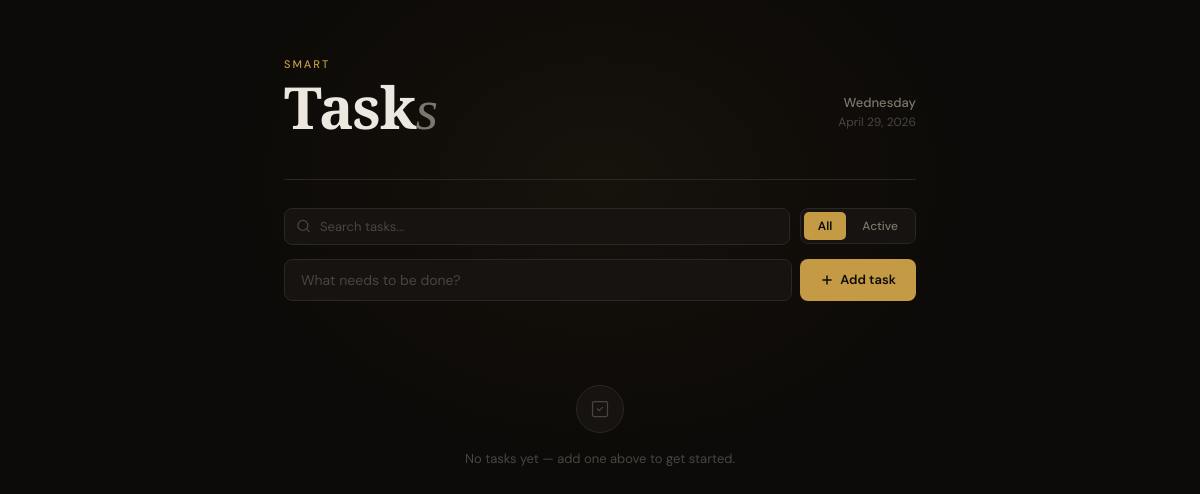
Before: / with the older database file.
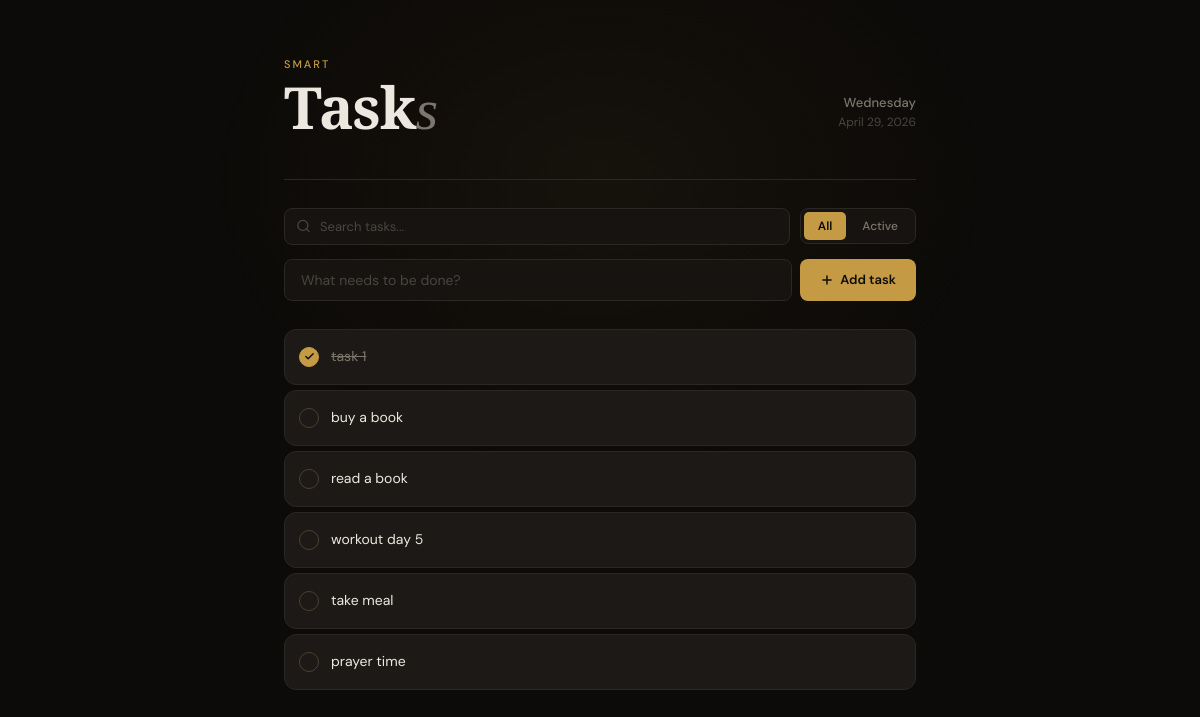
After: the same page with the newer database file.
### tasks/models.py (models this page shows, shortened)
class Task(models.Model):
    title = models.CharField(max_length=200)
    completed = models.BooleanField(default=False)

### tasks/views.py (the view)
# urls.py: path('', views.task_list, name='task_list'),
def task_list(request):
    tasks = Task.objects.all()
    return render(request, 'tasks/task_list.html', {'tasks': tasks})

### tasks/templates/tasks/task_list.html (shortened to what this page needs)
<!DOCTYPE html>
<html lang="en">
<head>
</head>
<body hx-headers='{"X-CSRFToken": "{{ csrf_token }}"}'>
<div class="container">
    <header class="header">
        <div>
            <p class="header-eyebrow">Smart</p>
            <h1 class="header-title">Task<em>s</em></h1>
        </div>
        <div class="header-meta">
            <div class="header-weekday" id="js-weekday"></div>
            <div class="header-date" id="js-date"></div>
        </div>
    </header>
    <div class="divider"></div>
    <div class="controls">
        <div class="search-wrap">
            <input
                type="text"
                class="search-input"
                name="q"
                placeholder="Search tasks..."
                hx-get="{% url 'search_tasks' %}"
                hx-target="#task-list"
                hx-trigger="keyup changed delay:500ms"
                autocomplete="off"
            >
        </div>
        <div class="filter-tabs">
            <button class="tab active"
                hx-get="{% url 'filter_tasks' %}?status=all"
                hx-target="#task-list"
                onclick="document.querySelectorAll('.tab').forEach(t=>t.classList.remove('active'));this.classList.add('active')">All</button>
            <button class="tab"
                hx-get="{% url 'filter_tasks' %}?status=active"
                hx-target="#task-list"
                onclick="document.querySelectorAll('.tab').forEach(t=>t.classList.remove('active'));this.classList.add('active')">Active</button>
        </div>
    </div>
    <form class="add-form"
          hx-post="{% url 'add_task' %}"
          hx-target="#task-list"
          hx-swap="beforeend"
          hx-on="htmx:afterRequest: this.reset()"
          hx-indicator="#loading">
        <input type="text" class="add-input" name="title" placeholder="What needs to be done?" required autocomplete="off">
        <button type="submit" class="add-btn">
            <svg xmlns="http://www.w3.org/2000/svg" viewBox="0 0 24 24" fill="none" stroke="currentColor" stroke-width="2.5" stroke-linecap="round" stroke-linejoin="round">
                <path d="M12 5v14M5 12h14"/>
            </svg>
            Add task
        </button>
    </form>
    <div id="task-list">
        {% for task in tasks %}
            {% include "tasks/partials/task_item.html" %}
        {% empty %}
            <div class="empty-state">
                <div class="empty-icon">
                    <svg xmlns="http://www.w3.org/2000/svg" viewBox="0 0 24 24" fill="none" stroke="currentColor" stroke-width="1.5" stroke-linecap="round" stroke-linejoin="round">
                        <rect x="3" y="3" width="18" height="18" rx="2"/><path d="M9 12l2 2 4-4"/>
                    </svg>
                </div>
                <p>No tasks yet — add one above to get started.</p>
            </div>
        {% endfor %}
    </div>
</div>
</body>
</html>

### tasks/templates/tasks/partials/task_item.html (shortened to what this page needs)
<div class="task-card {% if task.completed %}task-done{% endif %}" id="task-{{ task.id }}">
    <label class="checkbox-wrap" title="{% if task.completed %}Mark incomplete{% else %}Mark complete{% endif %}">
        <span class="checkmark">
            <svg xmlns="http://www.w3.org/2000/svg" viewBox="0 0 24 24" fill="none" stroke="currentColor" stroke-width="3" stroke-linecap="round" stroke-linejoin="round">
                <polyline points="20 6 9 17 4 12"/>
            </svg>
        </span>
    </label>
    <span class="task-title">{{ task.title }}</span>
</div>

Changed rows visible on the page:
added Task: title "task 1", completed True (drawn)
added Task: title "buy a book"
added Task: title "read a book"
added Task: title "workout day 5"
added Task: title "take meal"
added Task: title "prayer time"
Other visible differences:
text no longer shown: "No tasks yet — add one above to get started."
